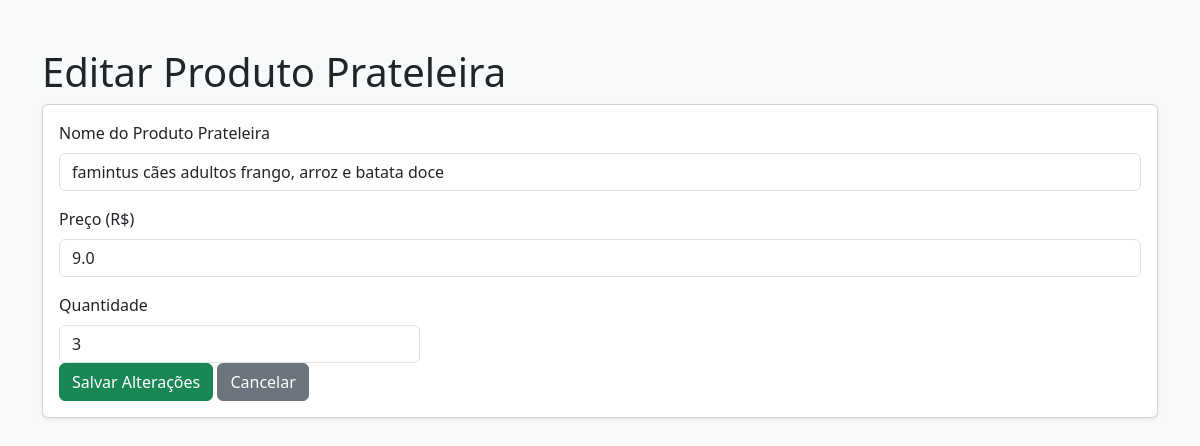
Screenshot of /editar_prateleira/1 (signed in) with the database file from the repository.
### app.py (models this page shows)
class Prateleira(db.Model):
    id = db.Column(db.Integer, primary_key=True)
    nome = db.Column(db.String(100), nullable=False)
    preco = db.Column(db.Float, nullable=False)
    quantidade = db.Column(db.Integer, nullable=False)
    usuario_id = db.Column(db.Integer, db.ForeignKey('usuario.id'), nullable=False)

### app.py (the view, shortened to what this page needs)
@app.route('/editar_prateleira/<int:id>', methods=['GET', 'POST'])
@login_required
def editar_prateleira(id):
    produto = Prateleira.query.filter_by(id=id, usuario_id=current_user.id).first_or_404()
    return render_template('editar_prateleira.html', produto=produto)

### app.py (called while the page is built)
@login_manager.user_loader
def load_user(user_id):
    return db.session.get(Usuario, int(user_id))

### templates/editar_prateleira.html (shortened to what this page needs)
<!DOCTYPE html>
<html lang="pt-br">
<head>
    <link href="https://cdn.jsdelivr.net/npm/bootstrap@5.3.0/dist/css/bootstrap.min.css" rel="stylesheet">
</head>
<body class="bg-light">
    <div class="container mt-5">
        <h1>Editar Produto Prateleira</h1>
        <div class="card card-body shadow-sm">
            <form method="POST">
                <div class="mb-3">
                    <label for="nome" class="form-label">Nome do Produto Prateleira</label>
                    <input type="text" name="nome" id="nome" class="form-control" value="{{ produto.nome }}" required>
                </div>
                <div class="mb-3">
                    <label for="preco" class="form-label">Preço (R$)</label>
                    <input type="number" step="0.01" name="preco" id="preco" class="form-control" value="{{ produto.preco }}" required>
                </div>
               <div class="col-md-4">
                    <label for="quantidade" class="form-label">Quantidade</label>
                    <input type="number" step="1" name="quantidade" id="quantidade" class="form-control" value="{{ produto.quantidade }}" required>
                </div>
                <button type="submit" class="btn btn-success">Salvar Alterações</button>
                <a href="/" class="btn btn-secondary">Cancelar</a>
            </form>
        </div>
    </div>
</body>
</html>

### rows the page displays
Prateleira: nome "famintus cães adultos frango, arroz e batata doce", preco "9.0", quantidade "3"
